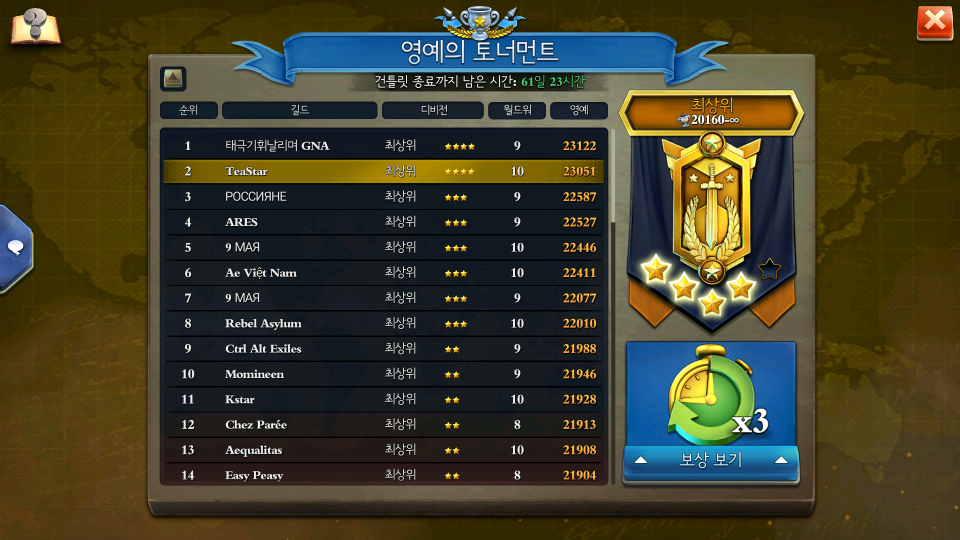
#> input picture tracker/monitor_tracker.png, 1920 x 1080 px (shown at 1/2 size)
$ python check_coords.py
#> lines starting #> are read from the running program, lines starting #| are printed output that depends on the picture; after the words box and inside, x2 and y2 are one past the last pixel; in counts of white or black regions, pixels touching at a corner belong together
import cv2
import numpy as np
import os
import subprocess
import sys
import traceback

# ✅ 한글 출력 깨짐 방지
sys.stdout.reconfigure(encoding='utf-8')

# ================= 1. 설정 =================
ADB_CMD = r"C:\Program Files\Netease\MuMuPlayer\nx_main\adb.exe"
TARGET_DEVICE = "127.0.0.1:16448"
BASE_DIR = os.path.dirname(os.path.abspath(__file__))

# 🔥 8차 보정 좌표: 전체 하단 이동, WW 우측 이동, 점수 좌측 이동 및 축소
SCORE_START_X, SCORE_WIDTH = 1119, 91
WW_START_X, WW_WIDTH = 1002, 60
GUILD_START_X, GUILD_WIDTH = 415, 220
START_Y, ROW_GAP, HEIGHT = 272, 51.0, 36

def run_adb(command):
    subprocess.call(f'"{ADB_CMD}" -s {TARGET_DEVICE} {command}', shell=True)

def imread_unicode(path, flags=cv2.IMREAD_COLOR):
#> called with path = 'tracker/monitor_tracker.png', flags = 1
    try:
        n = np.fromfile(path, np.uint8)
        return cv2.imdecode(n, flags)
#> returned value is the input picture: shape (1080, 1920, 3); mean B, G, R 40.2, 62.2, 64.7
    except: return None

# 🔥 한글 경로 이미지 저장 특수 함수
def imwrite_unicode(path, img_array):
    try:
        result, encoded_img = cv2.imencode(".png", img_array)
        if result:
            with open(path, mode='w+b') as f:
                encoded_img.tofile(f)
            return True
        return False
    except Exception as e:
        print(f"이미지 저장 오류: {e}")
        return False

def capture_screen():
    local_path = os.path.join(BASE_DIR, "monitor_tracker.png")
    run_adb(f'shell screencap -p /sdcard/monitor_tracker.png')
    run_adb(f'pull /sdcard/monitor_tracker.png "{local_path}"')
    return imread_unicode(local_path)

def main():
    print("=== 📸 좌표 디버깅 스크립트 실행 (8차 보정 좌표) ===")
    run_adb(f"connect {TARGET_DEVICE}")
    print("화면을 캡처합니다...")

    img = capture_screen()
    if img is None:
        print("❌ 화면 캡처 실패!")
        return

    # 1위부터 5위까지만 박스 그려보기
    for i in range(5):
        y = int(START_Y + (i * ROW_GAP))

        # 길드명 박스 (초록색)
        cv2.rectangle(img, (GUILD_START_X, y), (GUILD_START_X + GUILD_WIDTH, y + HEIGHT), (0, 255, 0), 2)
        # WW 박스 (파란색)
        cv2.rectangle(img, (WW_START_X, y), (WW_START_X + WW_WIDTH, y + HEIGHT), (255, 0, 0), 2)
        # 점수 박스 (빨간색)
        cv2.rectangle(img, (SCORE_START_X, y), (SCORE_START_X + SCORE_WIDTH, y + HEIGHT), (0, 0, 255), 2)
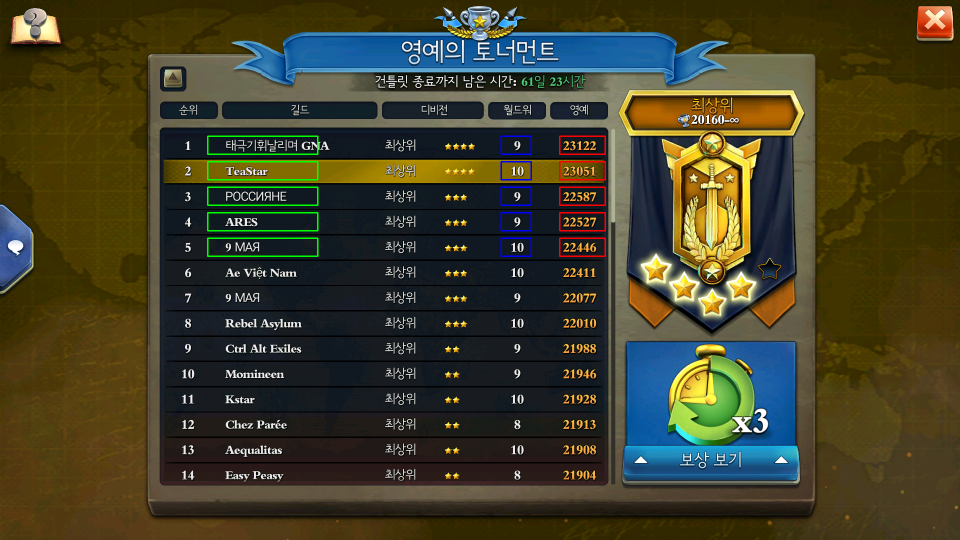
#> img: shape (1080, 1920, 3) (shown at 1/2 size); 0.69% of pixels changed, all inside (x1, y1, x2, y2) = (414, 271, 1212, 514)

    output_path = os.path.join(BASE_DIR, "debug_coords.png")

    # 🔥 한글 경로 저장 함수 사용
    if imwrite_unicode(output_path, img):
        print(f"✅ 디버그 이미지 저장 완료: {output_path}")
        print("👉 폴더를 새로고침(F5)하여 네모 박스가 글자에 잘 맞는지 확인해 보세요!")
    else:
        print("❌ 이미지 파일 생성에 실패했습니다.")

if __name__ == "__main__":
    try:
        main()
    except Exception as e:
        print("\n🚨 에러가 발생했습니다! 아래 내용을 확인해 주세요:")
        traceback.print_exc()
    finally:
#> (the run stopped early here; a loop or call above may not have finished)
